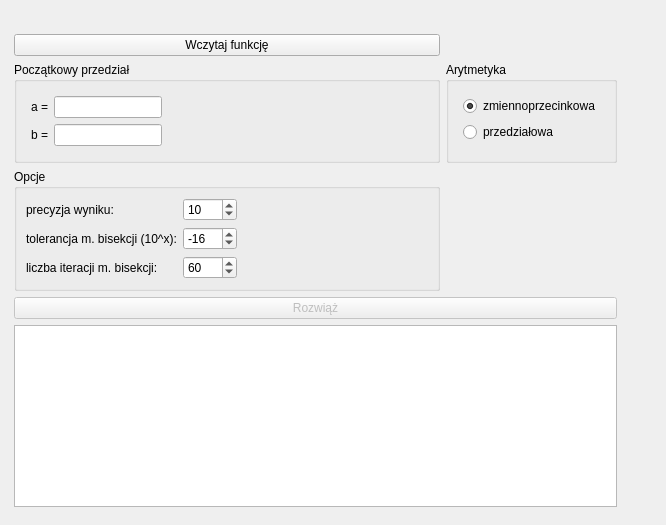
<?xml version="1.0" encoding="UTF-8"?>
<ui version="4.0">
 <class>MainWindow</class>
 <widget class="QMainWindow" name="MainWindow">
  <property name="geometry">
   <rect>
    <x>0</x>
    <y>0</y>
    <width>666</width>
    <height>525</height>
   </rect>
  </property>
  <property name="windowTitle">
   <string>Rozwiązywanie równań nieliniowych</string>
  </property>
  <widget class="QWidget" name="centralwidget">
   <widget class="QWidget" name="gridLayoutWidget">
    <property name="geometry">
     <rect>
      <x>10</x>
      <y>30</y>
      <width>611</width>
      <height>481</height>
     </rect>
    </property>
    <layout class="QGridLayout" name="gridLayout">
     <property name="sizeConstraint">
      <enum>QLayout::SetMaximumSize</enum>
     </property>
     <property name="leftMargin">
      <number>4</number>
     </property>
     <property name="topMargin">
      <number>4</number>
     </property>
     <property name="rightMargin">
      <number>4</number>
     </property>
     <property name="bottomMargin">
      <number>4</number>
     </property>
     <item row="0" column="0">
      <widget class="QPushButton" name="loadFunction">
       <property name="text">
        <string>Wczytaj funkcję</string>
       </property>
      </widget>
     </item>
     <item row="4" column="0" colspan="2">
      <widget class="QTableView" name="result"/>
     </item>
     <item row="1" column="0">
      <widget class="QGroupBox" name="groupBox">
       <property name="title">
        <string>Początkowy przedział</string>
       </property>
       <layout class="QFormLayout" name="formLayout_4">
        <item row="0" column="0">
         <layout class="QFormLayout" name="formLayout">
          <property name="leftMargin">
           <number>5</number>
          </property>
          <property name="topMargin">
           <number>5</number>
          </property>
          <property name="rightMargin">
           <number>5</number>
          </property>
          <property name="bottomMargin">
           <number>5</number>
          </property>
          <item row="0" column="0">
           <widget class="QLabel" name="aLabel">
            <property name="text">
             <string>a =</string>
            </property>
           </widget>
          </item>
          <item row="0" column="1">
           <widget class="QLineEdit" name="aInput"/>
          </item>
          <item row="1" column="0">
           <widget class="QLabel" name="bLabel">
            <property name="text">
             <string>b =</string>
            </property>
           </widget>
          </item>
          <item row="1" column="1">
           <widget class="QLineEdit" name="bInput"/>
          </item>
         </layout>
        </item>
       </layout>
      </widget>
     </item>
     <item row="3" column="0" colspan="2">
      <widget class="QPushButton" name="solve">
       <property name="enabled">
        <bool>false</bool>
       </property>
       <property name="text">
        <string>Rozwiąż</string>
       </property>
      </widget>
     </item>
     <item row="1" column="1">
      <widget class="QGroupBox" name="groupBox_2">
       <property name="title">
        <string>Arytmetyka</string>
       </property>
       <layout class="QFormLayout" name="formLayout_3">
        <item row="0" column="0">
         <layout class="QFormLayout" name="formLayout_2">
          <property name="leftMargin">
           <number>5</number>
          </property>
          <property name="topMargin">
           <number>5</number>
          </property>
          <property name="rightMargin">
           <number>5</number>
          </property>
          <property name="bottomMargin">
           <number>5</number>
          </property>
          <item row="0" column="0">
           <widget class="QRadioButton" name="floatArithmetic">
            <property name="text">
             <string>zmiennoprzecinkowa</string>
            </property>
            <property name="checked">
             <bool>true</bool>
            </property>
           </widget>
          </item>
          <item row="1" column="0">
           <widget class="QRadioButton" name="intervalArithmetic">
            <property name="text">
             <string>przedziałowa</string>
            </property>
           </widget>
          </item>
         </layout>
        </item>
       </layout>
      </widget>
     </item>
     <item row="2" column="0">
      <widget class="QGroupBox" name="groupBox_3">
       <property name="title">
        <string>Opcje</string>
       </property>
       <layout class="QFormLayout" name="formLayout_6">
        <item row="0" column="0">
         <layout class="QFormLayout" name="formLayout_5">
          <item row="0" column="0">
           <widget class="QLabel" name="decimalsLabel">
            <property name="text">
             <string>precyzja wyniku:</string>
            </property>
           </widget>
          </item>
          <item row="0" column="1">
           <widget class="QSpinBox" name="decimals">
            <property name="minimum">
             <number>2</number>
            </property>
            <property name="maximum">
             <number>50</number>
            </property>
            <property name="value">
             <number>10</number>
            </property>
           </widget>
          </item>
          <item row="1" column="0">
           <widget class="QLabel" name="bisectionToleranceLabel">
            <property name="text">
             <string>tolerancja m. bisekcji (10^x):</string>
            </property>
           </widget>
          </item>
          <item row="1" column="1">
           <widget class="QSpinBox" name="bisectionTolerance">
            <property name="minimum">
             <number>-50</number>
            </property>
            <property name="maximum">
             <number>50</number>
            </property>
            <property name="value">
             <number>-16</number>
            </property>
           </widget>
          </item>
          <item row="2" column="1">
           <widget class="QSpinBox" name="bisectionIterations">
            <property name="minimum">
             <number>1</number>
            </property>
            <property name="maximum">
             <number>1000</number>
            </property>
            <property name="value">
             <number>60</number>
            </property>
           </widget>
          </item>
          <item row="2" column="0">
           <widget class="QLabel" name="bisectionIterationsLabel">
            <property name="text">
             <string>liczba iteracji m. bisekcji:</string>
            </property>
           </widget>
          </item>
         </layout>
        </item>
       </layout>
      </widget>
     </item>
    </layout>
   </widget>
  </widget>
 </widget>
 <resources/>
 <connections/>
</ui>
